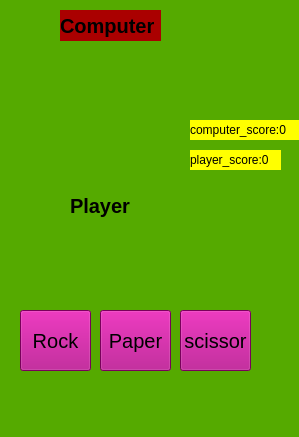
<?xml version="1.0" encoding="UTF-8"?>
<ui version="4.0">
 <class>MainWindow</class>
 <widget class="QMainWindow" name="MainWindow">
  <property name="geometry">
   <rect>
    <x>0</x>
    <y>0</y>
    <width>299</width>
    <height>437</height>
   </rect>
  </property>
  <property name="windowTitle">
   <string>MainWindow</string>
  </property>
  <property name="styleSheet">
   <string notr="true">background-color:rgb(85, 170, 0);</string>
  </property>
  <widget class="QWidget" name="centralwidget">
   <widget class="QLabel" name="label_computer">
    <property name="geometry">
     <rect>
      <x>60</x>
      <y>10</y>
      <width>101</width>
      <height>31</height>
     </rect>
    </property>
    <property name="font">
     <font>
      <pointsize>15</pointsize>
      <bold>true</bold>
     </font>
    </property>
    <property name="styleSheet">
     <string notr="true">background-color:rgb(170, 0, 0);</string>
    </property>
    <property name="text">
     <string>Computer</string>
    </property>
   </widget>
   <widget class="QLabel" name="computer_score">
    <property name="geometry">
     <rect>
      <x>190</x>
      <y>120</y>
      <width>121</width>
      <height>20</height>
     </rect>
    </property>
    <property name="styleSheet">
     <string notr="true">background-color:rgb(255, 255, 0);</string>
    </property>
    <property name="text">
     <string>computer_score:0</string>
    </property>
   </widget>
   <widget class="QLabel" name="player_score">
    <property name="geometry">
     <rect>
      <x>190</x>
      <y>150</y>
      <width>91</width>
      <height>20</height>
     </rect>
    </property>
    <property name="styleSheet">
     <string notr="true">background-color:rgb(255, 255, 0);</string>
    </property>
    <property name="text">
     <string>player_score:0</string>
    </property>
   </widget>
   <widget class="QLabel" name="show_player">
    <property name="geometry">
     <rect>
      <x>60</x>
      <y>240</y>
      <width>101</width>
      <height>61</height>
     </rect>
    </property>
    <property name="font">
     <font>
      <pointsize>15</pointsize>
     </font>
    </property>
    <property name="text">
     <string/>
    </property>
   </widget>
   <widget class="QLabel" name="win">
    <property name="geometry">
     <rect>
      <x>20</x>
      <y>140</y>
      <width>161</width>
      <height>41</height>
     </rect>
    </property>
    <property name="font">
     <font>
      <pointsize>15</pointsize>
     </font>
    </property>
    <property name="text">
     <string/>
    </property>
   </widget>
   <widget class="QLabel" name="show_computer">
    <property name="geometry">
     <rect>
      <x>50</x>
      <y>50</y>
      <width>91</width>
      <height>61</height>
     </rect>
    </property>
    <property name="font">
     <font>
      <pointsize>15</pointsize>
     </font>
    </property>
    <property name="text">
     <string/>
    </property>
   </widget>
   <widget class="QLabel" name="label_player">
    <property name="geometry">
     <rect>
      <x>70</x>
      <y>190</y>
      <width>91</width>
      <height>31</height>
     </rect>
    </property>
    <property name="font">
     <font>
      <pointsize>15</pointsize>
      <bold>true</bold>
     </font>
    </property>
    <property name="text">
     <string>Player</string>
    </property>
   </widget>
   <widget class="QPushButton" name="btn_rock">
    <property name="geometry">
     <rect>
      <x>20</x>
      <y>310</y>
      <width>71</width>
      <height>61</height>
     </rect>
    </property>
    <property name="font">
     <font>
      <pointsize>15</pointsize>
     </font>
    </property>
    <property name="styleSheet">
     <string notr="true">background-color:rgb(170, 0, 127);</string>
    </property>
    <property name="text">
     <string>Rock</string>
    </property>
   </widget>
   <widget class="QPushButton" name="btn_paper">
    <property name="geometry">
     <rect>
      <x>100</x>
      <y>310</y>
      <width>71</width>
      <height>61</height>
     </rect>
    </property>
    <property name="font">
     <font>
      <pointsize>15</pointsize>
     </font>
    </property>
    <property name="styleSheet">
     <string notr="true">background-color:rgb(170, 0, 127);</string>
    </property>
    <property name="text">
     <string>Paper</string>
    </property>
   </widget>
   <widget class="QPushButton" name="btn_scissor">
    <property name="geometry">
     <rect>
      <x>180</x>
      <y>310</y>
      <width>71</width>
      <height>61</height>
     </rect>
    </property>
    <property name="font">
     <font>
      <pointsize>15</pointsize>
     </font>
    </property>
    <property name="styleSheet">
     <string notr="true">background-color:rgb(170, 0, 127);</string>
    </property>
    <property name="text">
     <string>scissor</string>
    </property>
   </widget>
  </widget>
  <widget class="QMenuBar" name="menubar">
   <property name="geometry">
    <rect>
     <x>0</x>
     <y>0</y>
     <width>299</width>
     <height>22</height>
    </rect>
   </property>
  </widget>
  <widget class="QStatusBar" name="statusbar"/>
 </widget>
 <resources/>
 <connections/>
</ui>
